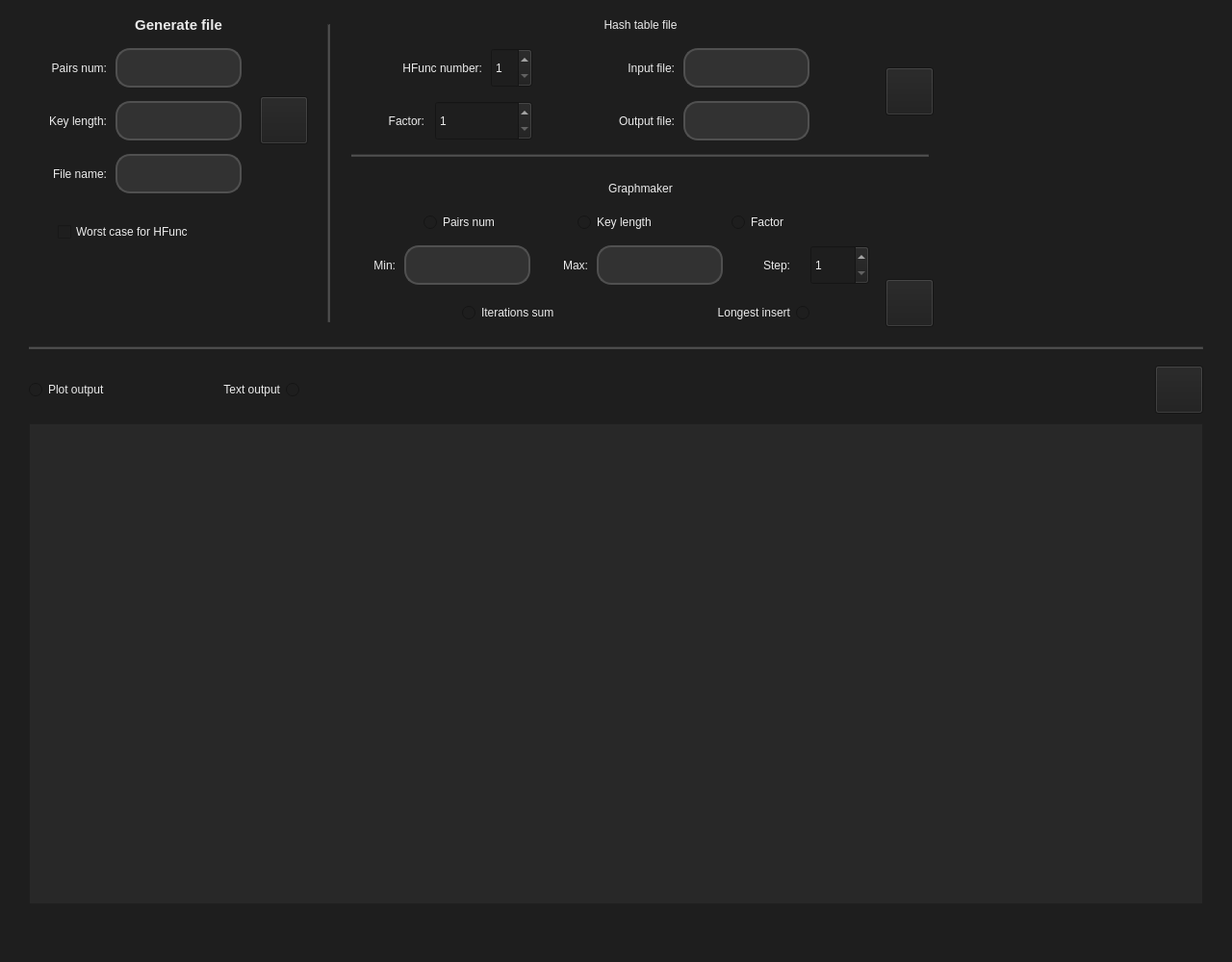
<?xml version="1.0" encoding="UTF-8"?>
<ui version="4.0">
 <class>MainWindow</class>
 <widget class="QMainWindow" name="MainWindow">
  <property name="geometry">
   <rect>
    <x>0</x>
    <y>0</y>
    <width>1280</width>
    <height>1000</height>
   </rect>
  </property>
  <property name="windowTitle">
   <string>MainWindow</string>
  </property>
  <property name="styleSheet">
   <string notr="true">background-color: rgb(30, 30, 30)</string>
  </property>
  <widget class="QWidget" name="centralwidget">
   <widget class="QPushButton" name="GPushOk">
    <property name="geometry">
     <rect>
      <x>270</x>
      <y>100</y>
      <width>50</width>
      <height>50</height>
     </rect>
    </property>
    <property name="styleSheet">
     <string notr="true">border-image: url(:/ok.png);</string>
    </property>
    <property name="text">
     <string/>
    </property>
   </widget>
   <widget class="QTextEdit" name="GInputPairs">
    <property name="geometry">
     <rect>
      <x>120</x>
      <y>50</y>
      <width>131</width>
      <height>41</height>
     </rect>
    </property>
    <property name="styleSheet">
     <string notr="true">background-color: rgb(50, 50, 50);
color: white;
border-radius: 15px;
font: 10pt &quot;Tahoma&quot;;
padding: 4px 5px 0px 7px;
border: 2px solid rgb(80,80,80);</string>
    </property>
    <property name="html">
     <string>&lt;!DOCTYPE HTML PUBLIC &quot;-//W3C//DTD HTML 4.0//EN&quot; &quot;http://www.w3.org/TR/REC-html40/strict.dtd&quot;&gt;
&lt;html&gt;&lt;head&gt;&lt;meta name=&quot;qrichtext&quot; content=&quot;1&quot; /&gt;&lt;style type=&quot;text/css&quot;&gt;
p, li { white-space: pre-wrap; }
&lt;/style&gt;&lt;/head&gt;&lt;body style=&quot; font-family:'Tahoma'; font-size:10pt; font-weight:400; font-style:normal;&quot;&gt;
&lt;p style=&quot;-qt-paragraph-type:empty; margin-top:0px; margin-bottom:0px; margin-left:0px; margin-right:0px; -qt-block-indent:0; text-indent:0px;&quot;&gt;&lt;br /&gt;&lt;/p&gt;&lt;/body&gt;&lt;/html&gt;</string>
    </property>
   </widget>
   <widget class="QLabel" name="GNameMain">
    <property name="geometry">
     <rect>
      <x>20</x>
      <y>10</y>
      <width>331</width>
      <height>31</height>
     </rect>
    </property>
    <property name="font">
     <font>
      <family>Tahoma</family>
      <pointsize>11</pointsize>
      <weight>75</weight>
      <italic>false</italic>
      <bold>true</bold>
     </font>
    </property>
    <property name="layoutDirection">
     <enum>Qt::LeftToRight</enum>
    </property>
    <property name="styleSheet">
     <string notr="true">font: bold 11pt &quot;Tahoma&quot;;
color: rgb(235, 235, 235);</string>
    </property>
    <property name="text">
     <string>Generate file</string>
    </property>
    <property name="alignment">
     <set>Qt::AlignCenter</set>
    </property>
   </widget>
   <widget class="QLabel" name="HNameMain">
    <property name="geometry">
     <rect>
      <x>360</x>
      <y>10</y>
      <width>611</width>
      <height>31</height>
     </rect>
    </property>
    <property name="styleSheet">
     <string notr="true">font: bold 11pt &quot;Tahoma&quot;;
color: rgb(235, 235, 235);</string>
    </property>
    <property name="text">
     <string>Hash table file</string>
    </property>
    <property name="alignment">
     <set>Qt::AlignCenter</set>
    </property>
   </widget>
   <widget class="QPushButton" name="HPushOk">
    <property name="geometry">
     <rect>
      <x>920</x>
      <y>70</y>
      <width>50</width>
      <height>50</height>
     </rect>
    </property>
    <property name="styleSheet">
     <string notr="true">border-image: url(:/ok.png);</string>
    </property>
    <property name="text">
     <string/>
    </property>
   </widget>
   <widget class="QTextEdit" name="GInputLength">
    <property name="geometry">
     <rect>
      <x>120</x>
      <y>105</y>
      <width>131</width>
      <height>41</height>
     </rect>
    </property>
    <property name="styleSheet">
     <string notr="true">background-color: rgb(50, 50, 50);
color: white;
border-radius: 15px;
font: 10pt &quot;Tahoma&quot;;
padding: 4px 5px 0px 7px;
border: 2px solid rgb(80,80,80);</string>
    </property>
    <property name="html">
     <string>&lt;!DOCTYPE HTML PUBLIC &quot;-//W3C//DTD HTML 4.0//EN&quot; &quot;http://www.w3.org/TR/REC-html40/strict.dtd&quot;&gt;
&lt;html&gt;&lt;head&gt;&lt;meta name=&quot;qrichtext&quot; content=&quot;1&quot; /&gt;&lt;style type=&quot;text/css&quot;&gt;
p, li { white-space: pre-wrap; }
&lt;/style&gt;&lt;/head&gt;&lt;body style=&quot; font-family:'Tahoma'; font-size:10pt; font-weight:400; font-style:normal;&quot;&gt;
&lt;p style=&quot;-qt-paragraph-type:empty; margin-top:0px; margin-bottom:0px; margin-left:0px; margin-right:0px; -qt-block-indent:0; text-indent:0px;&quot;&gt;&lt;br /&gt;&lt;/p&gt;&lt;/body&gt;&lt;/html&gt;</string>
    </property>
   </widget>
   <widget class="QLabel" name="GNamePairs">
    <property name="geometry">
     <rect>
      <x>10</x>
      <y>50</y>
      <width>101</width>
      <height>41</height>
     </rect>
    </property>
    <property name="styleSheet">
     <string notr="true">font: 10pt &quot;Tahoma&quot;;
color: rgb(235, 235, 235);</string>
    </property>
    <property name="text">
     <string>Pairs num:</string>
    </property>
    <property name="alignment">
     <set>Qt::AlignRight|Qt::AlignTrailing|Qt::AlignVCenter</set>
    </property>
   </widget>
   <widget class="QLabel" name="GNameLength">
    <property name="geometry">
     <rect>
      <x>10</x>
      <y>105</y>
      <width>101</width>
      <height>41</height>
     </rect>
    </property>
    <property name="styleSheet">
     <string notr="true">font: 10pt &quot;Tahoma&quot;;
color: rgb(235, 235, 235);</string>
    </property>
    <property name="text">
     <string>Key length:</string>
    </property>
    <property name="alignment">
     <set>Qt::AlignRight|Qt::AlignTrailing|Qt::AlignVCenter</set>
    </property>
   </widget>
   <widget class="QLabel" name="GNameFile">
    <property name="geometry">
     <rect>
      <x>10</x>
      <y>160</y>
      <width>101</width>
      <height>41</height>
     </rect>
    </property>
    <property name="styleSheet">
     <string notr="true">font: 10pt &quot;Tahoma&quot;;
color: rgb(235, 235, 235);</string>
    </property>
    <property name="text">
     <string>File name:</string>
    </property>
    <property name="alignment">
     <set>Qt::AlignRight|Qt::AlignTrailing|Qt::AlignVCenter</set>
    </property>
   </widget>
   <widget class="QTextEdit" name="GInputFile">
    <property name="geometry">
     <rect>
      <x>120</x>
      <y>160</y>
      <width>131</width>
      <height>41</height>
     </rect>
    </property>
    <property name="styleSheet">
     <string notr="true">background-color: rgb(50, 50, 50);
color: white;
border-radius: 15px;
font: 10pt &quot;Tahoma&quot;;
padding: 4px 5px 0px 7px;
border: 2px solid rgb(80,80,80);</string>
    </property>
    <property name="html">
     <string>&lt;!DOCTYPE HTML PUBLIC &quot;-//W3C//DTD HTML 4.0//EN&quot; &quot;http://www.w3.org/TR/REC-html40/strict.dtd&quot;&gt;
&lt;html&gt;&lt;head&gt;&lt;meta name=&quot;qrichtext&quot; content=&quot;1&quot; /&gt;&lt;style type=&quot;text/css&quot;&gt;
p, li { white-space: pre-wrap; }
&lt;/style&gt;&lt;/head&gt;&lt;body style=&quot; font-family:'Tahoma'; font-size:10pt; font-weight:400; font-style:normal;&quot;&gt;
&lt;p style=&quot;-qt-paragraph-type:empty; margin-top:0px; margin-bottom:0px; margin-left:0px; margin-right:0px; -qt-block-indent:0; text-indent:0px;&quot;&gt;&lt;br /&gt;&lt;/p&gt;&lt;/body&gt;&lt;/html&gt;</string>
    </property>
   </widget>
   <widget class="QLabel" name="HNameFile">
    <property name="geometry">
     <rect>
      <x>600</x>
      <y>50</y>
      <width>101</width>
      <height>41</height>
     </rect>
    </property>
    <property name="styleSheet">
     <string notr="true">font: 10pt &quot;Tahoma&quot;;
color: rgb(235, 235, 235);</string>
    </property>
    <property name="text">
     <string>Input file:</string>
    </property>
    <property name="alignment">
     <set>Qt::AlignRight|Qt::AlignTrailing|Qt::AlignVCenter</set>
    </property>
   </widget>
   <widget class="Line" name="VLine">
    <property name="geometry">
     <rect>
      <x>340</x>
      <y>25</y>
      <width>3</width>
      <height>310</height>
     </rect>
    </property>
    <property name="styleSheet">
     <string notr="true">background-color: rgb(70, 70, 70);</string>
    </property>
    <property name="orientation">
     <enum>Qt::Vertical</enum>
    </property>
   </widget>
   <widget class="Line" name="HLine">
    <property name="geometry">
     <rect>
      <x>365</x>
      <y>160</y>
      <width>600</width>
      <height>3</height>
     </rect>
    </property>
    <property name="styleSheet">
     <string notr="true">background-color: rgb(70, 70, 70);</string>
    </property>
    <property name="orientation">
     <enum>Qt::Horizontal</enum>
    </property>
   </widget>
   <widget class="QLabel" name="MNameMain">
    <property name="geometry">
     <rect>
      <x>360</x>
      <y>180</y>
      <width>611</width>
      <height>31</height>
     </rect>
    </property>
    <property name="styleSheet">
     <string notr="true">font: bold 11pt &quot;Tahoma&quot;;
color: rgb(235, 235, 235);</string>
    </property>
    <property name="text">
     <string>Graphmaker</string>
    </property>
    <property name="alignment">
     <set>Qt::AlignCenter</set>
    </property>
   </widget>
   <widget class="QCheckBox" name="GCheckWorst">
    <property name="geometry">
     <rect>
      <x>60</x>
      <y>230</y>
      <width>191</width>
      <height>22</height>
     </rect>
    </property>
    <property name="layoutDirection">
     <enum>Qt::LeftToRight</enum>
    </property>
    <property name="styleSheet">
     <string notr="true">font: 10pt &quot;Tahoma&quot;;
color: rgb(235, 235, 235);</string>
    </property>
    <property name="text">
     <string>Worst case for HFunc</string>
    </property>
   </widget>
   <widget class="QLabel" name="MNameMin">
    <property name="geometry">
     <rect>
      <x>370</x>
      <y>255</y>
      <width>41</width>
      <height>41</height>
     </rect>
    </property>
    <property name="styleSheet">
     <string notr="true">font: 10pt &quot;Tahoma&quot;;
color: rgb(235, 235, 235);</string>
    </property>
    <property name="text">
     <string>Min:</string>
    </property>
    <property name="alignment">
     <set>Qt::AlignRight|Qt::AlignTrailing|Qt::AlignVCenter</set>
    </property>
   </widget>
   <widget class="QTextEdit" name="MInputMin">
    <property name="geometry">
     <rect>
      <x>420</x>
      <y>255</y>
      <width>131</width>
      <height>41</height>
     </rect>
    </property>
    <property name="styleSheet">
     <string notr="true">background-color: rgb(50, 50, 50);
color: white;
border-radius: 15px;
font: 10pt &quot;Tahoma&quot;;
padding: 4px 5px 0px 7px;
border: 2px solid rgb(80,80,80);</string>
    </property>
    <property name="html">
     <string>&lt;!DOCTYPE HTML PUBLIC &quot;-//W3C//DTD HTML 4.0//EN&quot; &quot;http://www.w3.org/TR/REC-html40/strict.dtd&quot;&gt;
&lt;html&gt;&lt;head&gt;&lt;meta name=&quot;qrichtext&quot; content=&quot;1&quot; /&gt;&lt;style type=&quot;text/css&quot;&gt;
p, li { white-space: pre-wrap; }
&lt;/style&gt;&lt;/head&gt;&lt;body style=&quot; font-family:'Tahoma'; font-size:10pt; font-weight:400; font-style:normal;&quot;&gt;
&lt;p style=&quot;-qt-paragraph-type:empty; margin-top:0px; margin-bottom:0px; margin-left:0px; margin-right:0px; -qt-block-indent:0; text-indent:0px;&quot;&gt;&lt;br /&gt;&lt;/p&gt;&lt;/body&gt;&lt;/html&gt;</string>
    </property>
   </widget>
   <widget class="QLabel" name="MNameMax">
    <property name="geometry">
     <rect>
      <x>570</x>
      <y>255</y>
      <width>41</width>
      <height>41</height>
     </rect>
    </property>
    <property name="styleSheet">
     <string notr="true">font: 10pt &quot;Tahoma&quot;;
color: rgb(235, 235, 235);</string>
    </property>
    <property name="text">
     <string>Max:</string>
    </property>
    <property name="alignment">
     <set>Qt::AlignRight|Qt::AlignTrailing|Qt::AlignVCenter</set>
    </property>
   </widget>
   <widget class="QTextEdit" name="MInputMax">
    <property name="geometry">
     <rect>
      <x>620</x>
      <y>255</y>
      <width>131</width>
      <height>41</height>
     </rect>
    </property>
    <property name="styleSheet">
     <string notr="true">background-color: rgb(50, 50, 50);
color: white;
border-radius: 15px;
font: 10pt &quot;Tahoma&quot;;
padding: 4px 5px 0px 7px;
border: 2px solid rgb(80,80,80);</string>
    </property>
    <property name="html">
     <string>&lt;!DOCTYPE HTML PUBLIC &quot;-//W3C//DTD HTML 4.0//EN&quot; &quot;http://www.w3.org/TR/REC-html40/strict.dtd&quot;&gt;
&lt;html&gt;&lt;head&gt;&lt;meta name=&quot;qrichtext&quot; content=&quot;1&quot; /&gt;&lt;style type=&quot;text/css&quot;&gt;
p, li { white-space: pre-wrap; }
&lt;/style&gt;&lt;/head&gt;&lt;body style=&quot; font-family:'Tahoma'; font-size:10pt; font-weight:400; font-style:normal;&quot;&gt;
&lt;p style=&quot;-qt-paragraph-type:empty; margin-top:0px; margin-bottom:0px; margin-left:0px; margin-right:0px; -qt-block-indent:0; text-indent:0px;&quot;&gt;&lt;br /&gt;&lt;/p&gt;&lt;/body&gt;&lt;/html&gt;</string>
    </property>
   </widget>
   <widget class="QLabel" name="HNameHFunc">
    <property name="geometry">
     <rect>
      <x>370</x>
      <y>50</y>
      <width>131</width>
      <height>41</height>
     </rect>
    </property>
    <property name="styleSheet">
     <string notr="true">font: 10pt &quot;Tahoma&quot;;
color: rgb(235, 235, 235);</string>
    </property>
    <property name="text">
     <string>HFunc number:</string>
    </property>
    <property name="alignment">
     <set>Qt::AlignRight|Qt::AlignTrailing|Qt::AlignVCenter</set>
    </property>
   </widget>
   <widget class="QTextEdit" name="HInputFile">
    <property name="geometry">
     <rect>
      <x>710</x>
      <y>50</y>
      <width>131</width>
      <height>41</height>
     </rect>
    </property>
    <property name="styleSheet">
     <string notr="true">background-color: rgb(50, 50, 50);
color: white;
border-radius: 15px;
font: 10pt &quot;Tahoma&quot;;
padding: 4px 5px 0px 7px;
border: 2px solid rgb(80,80,80);</string>
    </property>
    <property name="html">
     <string>&lt;!DOCTYPE HTML PUBLIC &quot;-//W3C//DTD HTML 4.0//EN&quot; &quot;http://www.w3.org/TR/REC-html40/strict.dtd&quot;&gt;
&lt;html&gt;&lt;head&gt;&lt;meta name=&quot;qrichtext&quot; content=&quot;1&quot; /&gt;&lt;style type=&quot;text/css&quot;&gt;
p, li { white-space: pre-wrap; }
&lt;/style&gt;&lt;/head&gt;&lt;body style=&quot; font-family:'Tahoma'; font-size:10pt; font-weight:400; font-style:normal;&quot;&gt;
&lt;p style=&quot;-qt-paragraph-type:empty; margin-top:0px; margin-bottom:0px; margin-left:0px; margin-right:0px; -qt-block-indent:0; text-indent:0px;&quot;&gt;&lt;br /&gt;&lt;/p&gt;&lt;/body&gt;&lt;/html&gt;</string>
    </property>
   </widget>
   <widget class="QPushButton" name="MPushOk">
    <property name="geometry">
     <rect>
      <x>920</x>
      <y>290</y>
      <width>50</width>
      <height>50</height>
     </rect>
    </property>
    <property name="styleSheet">
     <string notr="true">border-image: url(:/ok.png);</string>
    </property>
    <property name="text">
     <string/>
    </property>
   </widget>
   <widget class="QSpinBox" name="spinHFunc">
    <property name="geometry">
     <rect>
      <x>510</x>
      <y>50</y>
      <width>43</width>
      <height>41</height>
     </rect>
    </property>
    <property name="styleSheet">
     <string notr="true">font: 11pt &quot;Tahoma&quot;;
color: rgb(235, 235, 235);</string>
    </property>
    <property name="minimum">
     <number>1</number>
    </property>
    <property name="maximum">
     <number>3</number>
    </property>
   </widget>
   <widget class="QCustomPlot" name="outputPlot" native="true">
    <property name="geometry">
     <rect>
      <x>30</x>
      <y>440</y>
      <width>1220</width>
      <height>500</height>
     </rect>
    </property>
    <property name="styleSheet">
     <string notr="true"/>
    </property>
    <widget class="QTextEdit" name="outputText">
     <property name="geometry">
      <rect>
       <x>0</x>
       <y>0</y>
       <width>1220</width>
       <height>500</height>
      </rect>
     </property>
     <property name="styleSheet">
      <string notr="true">background-color: rgb(40, 40, 40);
color: white;
font: 10pt &quot;Tahoma&quot;;
padding: 4px 5px 0px 7px;</string>
     </property>
    </widget>
   </widget>
   <widget class="QTextEdit" name="HInputOut">
    <property name="geometry">
     <rect>
      <x>710</x>
      <y>105</y>
      <width>131</width>
      <height>41</height>
     </rect>
    </property>
    <property name="styleSheet">
     <string notr="true">background-color: rgb(50, 50, 50);
color: white;
border-radius: 15px;
font: 10pt &quot;Tahoma&quot;;
padding: 4px 5px 0px 7px;
border: 2px solid rgb(80,80,80);</string>
    </property>
    <property name="html">
     <string>&lt;!DOCTYPE HTML PUBLIC &quot;-//W3C//DTD HTML 4.0//EN&quot; &quot;http://www.w3.org/TR/REC-html40/strict.dtd&quot;&gt;
&lt;html&gt;&lt;head&gt;&lt;meta name=&quot;qrichtext&quot; content=&quot;1&quot; /&gt;&lt;style type=&quot;text/css&quot;&gt;
p, li { white-space: pre-wrap; }
&lt;/style&gt;&lt;/head&gt;&lt;body style=&quot; font-family:'Tahoma'; font-size:10pt; font-weight:400; font-style:normal;&quot;&gt;
&lt;p style=&quot;-qt-paragraph-type:empty; margin-top:0px; margin-bottom:0px; margin-left:0px; margin-right:0px; -qt-block-indent:0; text-indent:0px;&quot;&gt;&lt;br /&gt;&lt;/p&gt;&lt;/body&gt;&lt;/html&gt;</string>
    </property>
   </widget>
   <widget class="QLabel" name="HNameOut">
    <property name="geometry">
     <rect>
      <x>600</x>
      <y>105</y>
      <width>101</width>
      <height>41</height>
     </rect>
    </property>
    <property name="styleSheet">
     <string notr="true">font: 10pt &quot;Tahoma&quot;;
color: rgb(235, 235, 235);</string>
    </property>
    <property name="text">
     <string>Output file:</string>
    </property>
    <property name="alignment">
     <set>Qt::AlignRight|Qt::AlignTrailing|Qt::AlignVCenter</set>
    </property>
   </widget>
   <widget class="QLabel" name="HNameLength">
    <property name="geometry">
     <rect>
      <x>370</x>
      <y>105</y>
      <width>71</width>
      <height>41</height>
     </rect>
    </property>
    <property name="styleSheet">
     <string notr="true">font: 10pt &quot;Tahoma&quot;;
color: rgb(235, 235, 235);</string>
    </property>
    <property name="text">
     <string>Factor:</string>
    </property>
    <property name="alignment">
     <set>Qt::AlignRight|Qt::AlignTrailing|Qt::AlignVCenter</set>
    </property>
   </widget>
   <widget class="QSpinBox" name="spinFactor">
    <property name="geometry">
     <rect>
      <x>452</x>
      <y>105</y>
      <width>101</width>
      <height>41</height>
     </rect>
    </property>
    <property name="styleSheet">
     <string notr="true">font: 11pt &quot;Tahoma&quot;;
color: rgb(235, 235, 235);</string>
    </property>
    <property name="minimum">
     <number>1</number>
    </property>
    <property name="maximum">
     <number>1000</number>
    </property>
    <property name="value">
     <number>1</number>
    </property>
   </widget>
   <widget class="QRadioButton" name="MTestPairs">
    <property name="geometry">
     <rect>
      <x>440</x>
      <y>220</y>
      <width>141</width>
      <height>22</height>
     </rect>
    </property>
    <property name="styleSheet">
     <string notr="true">font: 10pt &quot;Tahoma&quot;;
color: rgb(235, 235, 235);</string>
    </property>
    <property name="text">
     <string>Pairs num</string>
    </property>
   </widget>
   <widget class="QRadioButton" name="MTestKey">
    <property name="geometry">
     <rect>
      <x>600</x>
      <y>220</y>
      <width>131</width>
      <height>22</height>
     </rect>
    </property>
    <property name="styleSheet">
     <string notr="true">font: 10pt &quot;Tahoma&quot;;
color: rgb(235, 235, 235);</string>
    </property>
    <property name="text">
     <string>Key length</string>
    </property>
   </widget>
   <widget class="QRadioButton" name="MTestFactor">
    <property name="geometry">
     <rect>
      <x>760</x>
      <y>220</y>
      <width>131</width>
      <height>22</height>
     </rect>
    </property>
    <property name="styleSheet">
     <string notr="true">font: 10pt &quot;Tahoma&quot;;
color: rgb(235, 235, 235);</string>
    </property>
    <property name="text">
     <string>Factor</string>
    </property>
   </widget>
   <widget class="QSpinBox" name="spinStep">
    <property name="geometry">
     <rect>
      <x>842</x>
      <y>255</y>
      <width>61</width>
      <height>41</height>
     </rect>
    </property>
    <property name="styleSheet">
     <string notr="true">font: 11pt &quot;Tahoma&quot;;
color: rgb(235, 235, 235);</string>
    </property>
    <property name="minimum">
     <number>1</number>
    </property>
    <property name="maximum">
     <number>1000</number>
    </property>
    <property name="value">
     <number>1</number>
    </property>
   </widget>
   <widget class="QLabel" name="HNameStep">
    <property name="geometry">
     <rect>
      <x>770</x>
      <y>255</y>
      <width>51</width>
      <height>41</height>
     </rect>
    </property>
    <property name="styleSheet">
     <string notr="true">font: 10pt &quot;Tahoma&quot;;
color: rgb(235, 235, 235);</string>
    </property>
    <property name="text">
     <string>Step:</string>
    </property>
    <property name="alignment">
     <set>Qt::AlignRight|Qt::AlignTrailing|Qt::AlignVCenter</set>
    </property>
   </widget>
   <widget class="QWidget" name="horizontalLayoutWidget">
    <property name="geometry">
     <rect>
      <x>480</x>
      <y>310</y>
      <width>361</width>
      <height>31</height>
     </rect>
    </property>
    <layout class="QHBoxLayout" name="MLayout">
     <item>
      <widget class="QRadioButton" name="MTestSum">
       <property name="styleSheet">
        <string notr="true">font: 10pt &quot;Tahoma&quot;;
color: rgb(235, 235, 235);</string>
       </property>
       <property name="text">
        <string>Iterations sum</string>
       </property>
      </widget>
     </item>
     <item>
      <widget class="QRadioButton" name="MTestMax">
       <property name="layoutDirection">
        <enum>Qt::RightToLeft</enum>
       </property>
       <property name="styleSheet">
        <string notr="true">font: 10pt &quot;Tahoma&quot;;
color: rgb(235, 235, 235);</string>
       </property>
       <property name="text">
        <string>Longest insert</string>
       </property>
      </widget>
     </item>
    </layout>
   </widget>
   <widget class="Line" name="OutLine">
    <property name="geometry">
     <rect>
      <x>30</x>
      <y>360</y>
      <width>1220</width>
      <height>3</height>
     </rect>
    </property>
    <property name="styleSheet">
     <string notr="true">background-color: rgb(70, 70, 70);</string>
    </property>
    <property name="orientation">
     <enum>Qt::Horizontal</enum>
    </property>
   </widget>
   <widget class="QWidget" name="horizontalLayoutWidget_2">
    <property name="geometry">
     <rect>
      <x>30</x>
      <y>390</y>
      <width>281</width>
      <height>31</height>
     </rect>
    </property>
    <layout class="QHBoxLayout" name="OutLayout">
     <item>
      <widget class="QRadioButton" name="OutSetPlot">
       <property name="styleSheet">
        <string notr="true">font: 10pt &quot;Tahoma&quot;;
color: rgb(235, 235, 235);</string>
       </property>
       <property name="text">
        <string>Plot output</string>
       </property>
      </widget>
     </item>
     <item>
      <widget class="QRadioButton" name="OutSetText">
       <property name="layoutDirection">
        <enum>Qt::RightToLeft</enum>
       </property>
       <property name="styleSheet">
        <string notr="true">font: 10pt &quot;Tahoma&quot;;
color: rgb(235, 235, 235);</string>
       </property>
       <property name="text">
        <string>Text output</string>
       </property>
      </widget>
     </item>
    </layout>
   </widget>
   <widget class="QPushButton" name="OutSaveFile">
    <property name="geometry">
     <rect>
      <x>1200</x>
      <y>380</y>
      <width>50</width>
      <height>50</height>
     </rect>
    </property>
    <property name="styleSheet">
     <string notr="true">border-image: url(:/savef.png);</string>
    </property>
    <property name="text">
     <string/>
    </property>
   </widget>
   <zorder>GPushOk</zorder>
   <zorder>GInputPairs</zorder>
   <zorder>GNameMain</zorder>
   <zorder>HNameMain</zorder>
   <zorder>HPushOk</zorder>
   <zorder>GInputLength</zorder>
   <zorder>GNamePairs</zorder>
   <zorder>GNameLength</zorder>
   <zorder>GNameFile</zorder>
   <zorder>GInputFile</zorder>
   <zorder>HNameFile</zorder>
   <zorder>VLine</zorder>
   <zorder>HLine</zorder>
   <zorder>MNameMain</zorder>
   <zorder>GCheckWorst</zorder>
   <zorder>MNameMin</zorder>
   <zorder>MInputMin</zorder>
   <zorder>MNameMax</zorder>
   <zorder>MInputMax</zorder>
   <zorder>HNameHFunc</zorder>
   <zorder>HInputFile</zorder>
   <zorder>MPushOk</zorder>
   <zorder>spinHFunc</zorder>
   <zorder>HInputOut</zorder>
   <zorder>HNameOut</zorder>
   <zorder>HNameLength</zorder>
   <zorder>spinFactor</zorder>
   <zorder>MTestPairs</zorder>
   <zorder>MTestKey</zorder>
   <zorder>MTestFactor</zorder>
   <zorder>spinStep</zorder>
   <zorder>HNameStep</zorder>
   <zorder>outputPlot</zorder>
   <zorder>horizontalLayoutWidget</zorder>
   <zorder>OutLine</zorder>
   <zorder>horizontalLayoutWidget_2</zorder>
   <zorder>OutSaveFile</zorder>
  </widget>
  <widget class="QMenuBar" name="menubar">
   <property name="geometry">
    <rect>
     <x>0</x>
     <y>0</y>
     <width>1280</width>
     <height>25</height>
    </rect>
   </property>
  </widget>
  <widget class="QStatusBar" name="statusbar"/>
 </widget>
 <customwidgets>
  <customwidget>
   <class>QCustomPlot</class>
   <extends>QWidget</extends>
   <header>qcustomplot.h</header>
   <container>1</container>
  </customwidget>
 </customwidgets>
 <resources/>
 <connections/>
</ui>
